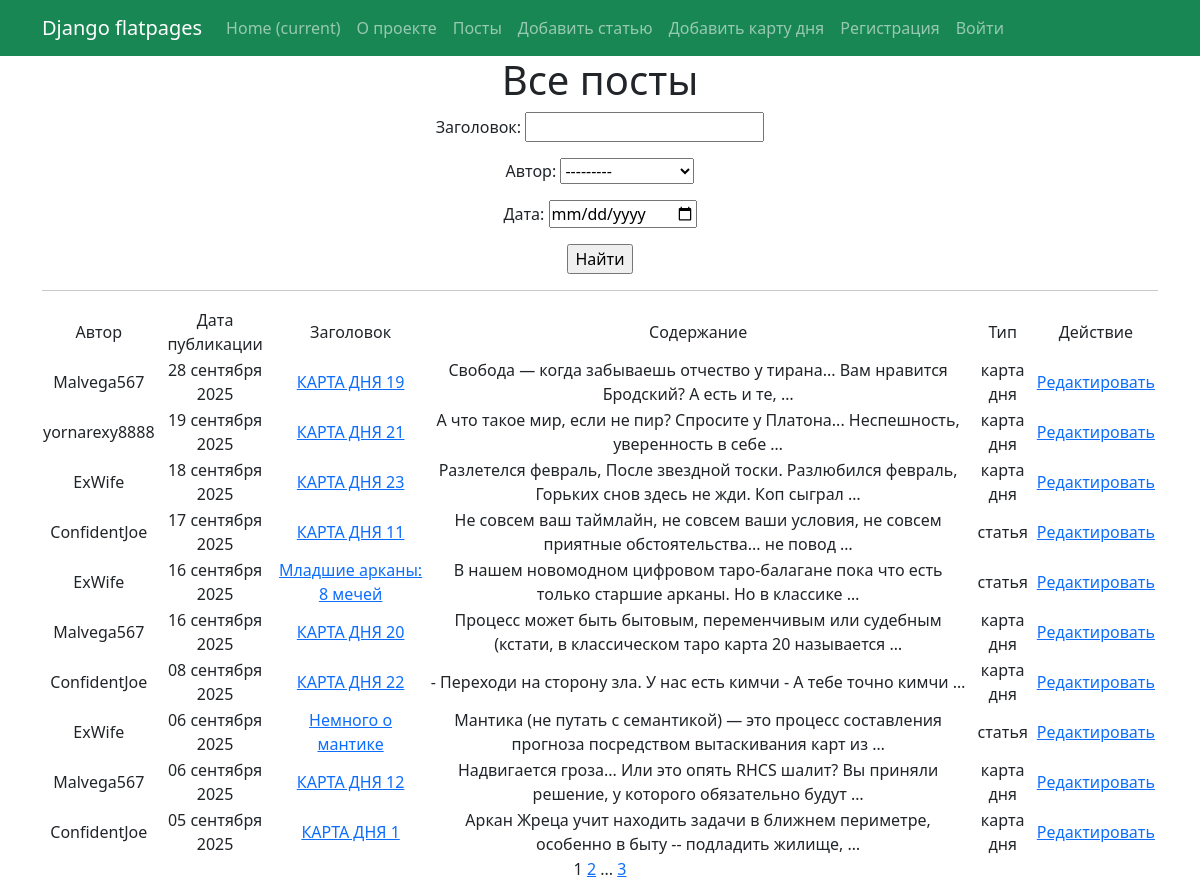
Page /post/ on the committed database.
### portal/models.py (models this page shows, shortened)
class Post(models.Model):
    article = 'AR'
    cart_of_the_day = 'CD'  # аналог новости
    TYPE_CHOICES = ((article, 'статья'), (cart_of_the_day, 'карта дня'))
    author = models.ForeignKey(Author, on_delete=models.CASCADE)
    post_type = models.CharField(max_length=2, choices=TYPE_CHOICES, default=cart_of_the_day)
    time_publication = models.DateTimeField(auto_now_add=True)
    category = models.ManyToManyField(Category, through='PostCategory')
    title = models.CharField(max_length=67)
    text = models.TextField()
    rating = models.IntegerField(default=0)

class Author(models.Model):
    user = models.OneToOneField(User, on_delete=models.CASCADE)
    rating = models.IntegerField(default=0)
    def __str__(self):
        return self.user.username

### portal/views.py (the view)
# urls.py: path('', PostsList.as_view(), name='post_list'),
class PostsList(ListView):
    model = Post
    ordering = '-time_publication'
    template_name = 'portal/post_list.html'
    context_object_name = 'posts'
    paginate_by = 10
    def get_queryset(self):
        queryset = super().get_queryset()
        self.filterset = PostFilter(self.request.GET, queryset)
        return self.filterset.qs
    def get_context_data(self, **kwargs):
        context = super().get_context_data(**kwargs)
        context['filterset'] = self.filterset
        return context

### portal/templatetags/custom_tags.py (called while the page is built)
@register.simple_tag(takes_context=True)
def url_replace(context, **kwargs):
   d = context['request'].GET.copy()
   for k, v in kwargs.items():
       d[k] = v
   return d.urlencode()

### templates/portal/post_list.html (shortened to what this page needs)
{% extends 'flatpages/default.html' %}
{% load custom_filters %}
{% load custom_tags %}
{% block content %}
    <h1>Все посты</h1>
       <form action="" method="get" cla
             ss="filter-form">
           {{ filterset.form.as_p }}
           <input type="submit" value="Найти" />
       </form>
       <hr>
       {% if posts %}
<table>
    <tr>
        <td>Автор</td>
        <td>Дата публикации</td>
        <td>Заголовок</td>
        <td>Содержание</td>
        <td>Тип</td>
        <td>Действие</td>
    </tr>
    {% for post in posts %}
    <tr>
        <td>{{ post.author.user.username }}</td>
        <td>{{ post.time_publication|date:"d E Y" }}</td>
        <td><a href="{% url 'post_detail' post.id %}">{{ post.title }}</a></td>
        <td>{{ post.text|truncatewords:14 }}</td>
        <td>{{ post.get_post_type_display }}</td>
        {% if post.post_type == 'AR' %}
        <td><a href="{% url 'article_update' post.id %}">Редактировать</a><td>
        {% else %}
        <td><a href="{% url 'cart_update' post.id %}">Редактировать</a><td>
        {% endif %}
    </tr>
    {% endfor %}
</table>
{% endif %}
   {{ page_obj.number }}
   {% if page_obj.has_next %}
       <a href="?{% url_replace page=page_obj.next_page_number %}">{{ page_obj.next_page_number }}</a>
       {% if paginator.num_pages != page_obj.next_page_number %}
           ...
           <a href="?{% url_replace page=page_obj.paginator.num_pages %}">{{ page_obj.paginator.num_pages }}</a>
       {% endif %}
   {% endif %}
{% endblock content %}

### templates/flatpages/default.html (shortened to what this page needs)
<!DOCTYPE html>
<html lang="en">
<head>
    {% load static %}
    {% load custom_tags %}
    <link href="{% static 'css/styles.css' %}" rel="stylesheet"/>
</head>
<body>
<nav class="navbar navbar-expand-lg navbar-dark bg-success static-top">
    <div class="container">
        <a class="navbar-brand" href="#">Django flatpages</a>
        <div class="collapse navbar-collapse" id="navbarResponsive">
            <ul class="navbar-nav ml-auto">
                <li class="nav-item active">
                    <a class="nav-link" href="#">Home
                        <span class="sr-only">(current)</span>
                    </a>
                </li>
                <li class="nav-item">
                    <a class="nav-link" href="/about/">О проекте</a>
                </li>
                <li class="nav-item">
                    <a class="nav-link" href="{% url 'post_list' %}">Посты</a>
                <li class="nav-item">
                    <a class="nav-link" href="{% url 'article_create' %}">Добавить статью</a>
                <li class="nav-item">
                    <a class="nav-link" href="{% url 'cart_create' %}">Добавить карту дня</a>
                </li>
                {% if user.is_authenticated %}
                <li class="nav-item">
                    <a class="nav-link text-danger" href="#">{{ user.username }}</a>
                </li>
                <li class="nav-item">
                    <a class="nav-link" href="{% url 'account_logout' %}">Выйти</a>
                </li>
                {% else %}
                <li class="nav-item">
                    <a class="nav-link" href="{% url 'account_signup' %}">Регистрация</a>
                </li>
                <li class="nav-item">
                    <a class="nav-link" href="{% url 'account_login' %}">Войти</a>
                </li>
                {% endif %}
            </ul>
        </div>
    </div>
</nav>
<div class="container">
    <div class="row">
        <div class="col-lg-12 text-center">
            {% block content %}{% endblock content %}
        </div>
    </div>
</div>
</body>
</html>

### rows in the picture
Post: author.user.username "Malvega567", time_publication "28 сентября 2025", title "КАРТА ДНЯ 19", text "Свобода — когда забываешь отчество у тирана... Вам нравится Бродский? А есть и те, …", post_type "карта дня", shows "Редактировать"
Post: author.user.username "yornarexy8888", time_publication "19 сентября 2025", title "КАРТА ДНЯ 21", text "А что такое мир, если не пир? Спросите у Платона... Неспешность, уверенность в себе …", post_type "карта дня", shows "Редактировать"
Post: author.user.username "ExWife", time_publication "18 сентября 2025", title "КАРТА ДНЯ 23", text "Разлетелся февраль, После звездной тоски. Разлюбился февраль, Горьких снов здесь не жди. Коп сыграл …", post_type "карта дня", shows "Редактировать"
Post: author.user.username "ConfidentJoe", time_publication "17 сентября 2025", title "КАРТА ДНЯ 11", text "Не совсем ваш таймлайн, не совсем ваши условия, не совсем приятные обстоятельства... не повод …", post_type "статья", shows "Редактировать"
Post: author.user.username "ExWife", time_publication "16 сентября 2025", title "Младшие арканы: 8 мечей", text "В нашем новомодном цифровом таро-балагане пока что есть только старшие арканы. Но в классике …", post_type "статья", shows "Редактировать"
Post: author.user.username "Malvega567", time_publication "16 сентября 2025", title "КАРТА ДНЯ 20", text "Процесс может быть бытовым, переменчивым или судебным (кстати, в классическом таро карта 20 называется …", post_type "карта дня", shows "Редактировать"
Post: author.user.username "ConfidentJoe", time_publication "08 сентября 2025", title "КАРТА ДНЯ 22", text "- Переходи на сторону зла. У нас есть кимчи - А тебе точно кимчи …", post_type "карта дня", shows "Редактировать"
Post: author.user.username "ExWife", time_publication "06 сентября 2025", title "Немного о мантике", text "Мантика (не путать с семантикой) — это процесс составления прогноза посредством вытаскивания карт из …", post_type "статья", shows "Редактировать"
Post: author.user.username "Malvega567", time_publication "06 сентября 2025", title "КАРТА ДНЯ 12", text "Надвигается гроза... Или это опять RHCS шалит? Вы приняли решение, у которого обязательно будут …", post_type "карта дня", shows "Редактировать"
Post: author.user.username "ConfidentJoe", time_publication "05 сентября 2025", title "КАРТА ДНЯ 1", text "Аркан Жреца учит находить задачи в ближнем периметре, особенно в быту -- подладить жилище, …", post_type "карта дня", shows "Редактировать"

### other values in the picture
{{ page_obj.number }} "1"
{{ page_obj.next_page_number }} "2"
{{ page_obj.paginator.num_pages }} "3"
